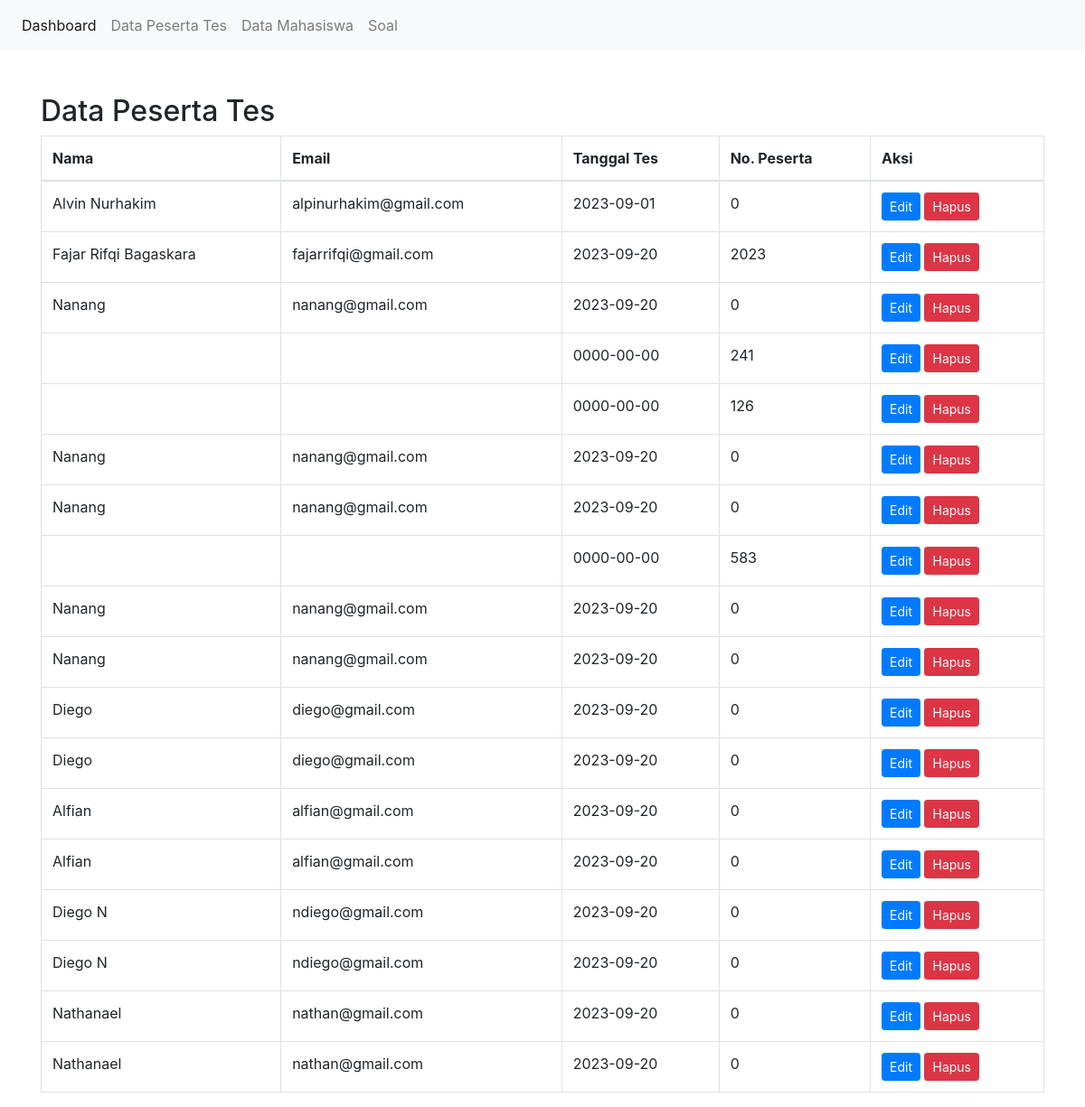
The page /data_peserta_tes.php (signed in) on the database its author committed.
### tables this page shows
CREATE TABLE `peserta_tes` (
  `id` int(11) NOT NULL,
  `nama` varchar(255) NOT NULL,
  `email` varchar(255) NOT NULL,
  `tanggal_tes` date NOT NULL,
  `no_peserta` int(11) NOT NULL
);

### data_peserta_tes.php (the view, shortened to what this page needs)
<?php
$koneksi = new mysqli("localhost", "root", "", "db_mahasiswa");
    $query = "SELECT id, nama, email, tanggal_tes, no_peserta FROM peserta_tes";
    $result = $koneksi->query($query);
    if ($result->num_rows > 0) {
        ?>
        <!DOCTYPE html>
        <html lang="en">
        <head>
            <link rel="stylesheet" href="https://maxcdn.bootstrapcdn.com/bootstrap/4.5.2/css/bootstrap.min.css">
        </head>
        <body>
        <nav class="navbar navbar-expand-lg navbar-light bg-light">
        <div class="collapse navbar-collapse" id="navbarNav">
            <ul class="navbar-nav">
                <li class="nav-item active">
                    <a class="nav-link" href="admin_dashboard.php">Dashboard</a>
                </li>
                <li class="nav-item">
                    <a class="nav-link" href="data_peserta_tes.php">Data Peserta Tes</a>
                </li>
                <li class="nav-item">
                    <a class="nav-link" href="data_maba.php">Data Mahasiswa</a>
                </li>
                <li class="nav-item">
                    <a class="nav-link" href="list_soal.php">Soal</a>
                </li>
            </ul>
        </div>
    </nav>
            <div class="container mt-5">
                <h2>Data Peserta Tes</h2>
                <table class="table table-bordered">
                    <thead>
                        <tr>
                            <th>Nama</th>
                            <th>Email</th>
                            <th>Tanggal Tes</th>
                            <th>No. Peserta</th>
                            <th>Aksi</th>
                        </tr>
                    </thead>
                    <tbody>
                        <?php
                        while ($row = $result->fetch_assoc()) {
                            echo "<tr>";
                            echo "<td>" . $row["nama"] . "</td>";
                            echo "<td>" . $row["email"] . "</td>";
                            echo "<td>" . $row["tanggal_tes"] . "</td>";
                            echo "<td>" . $row["no_peserta"] . "</td>";
                            echo "<td>";
                            echo "<a href='edit.php?id=" . $row["id"] . "' class='btn btn-primary btn-sm'>Edit</a>";
                            echo " <a href='delete.php?id=" . $row["id"] . "' class='btn btn-danger btn-sm' onclick='return confirm(\"Apakah Anda yakin ingin menghapus data ini?\")'>Hapus</a>";
                            echo "</td>";
                            echo "</tr>";
                        }
                        ?>
                    </tbody>
                </table>
            </div>
        </body>
        </html>
        <?php
    } else {
        echo "Tidak ada data peserta tes.";
    }
?>

### rows shown on the page
peserta_tes: nama "Alvin Nurhakim", email "alpinurhakim@gmail.com", tanggal_tes "2023-09-01", no_peserta "0"
peserta_tes: nama "Fajar Rifqi Bagaskara", email "fajarrifqi@gmail.com", tanggal_tes "2023-09-20", no_peserta "2023"
peserta_tes: nama "Nanang", email "nanang@gmail.com", tanggal_tes "2023-09-20", no_peserta "0"
peserta_tes: tanggal_tes "0000-00-00", no_peserta "241"
peserta_tes: tanggal_tes "0000-00-00", no_peserta "126"
peserta_tes: nama "Nanang", email "nanang@gmail.com", tanggal_tes "2023-09-20", no_peserta "0"
peserta_tes: nama "Nanang", email "nanang@gmail.com", tanggal_tes "2023-09-20", no_peserta "0"
peserta_tes: tanggal_tes "0000-00-00", no_peserta "583"
peserta_tes: nama "Nanang", email "nanang@gmail.com", tanggal_tes "2023-09-20", no_peserta "0"
peserta_tes: nama "Nanang", email "nanang@gmail.com", tanggal_tes "2023-09-20", no_peserta "0"
peserta_tes: nama "Diego", email "diego@gmail.com", tanggal_tes "2023-09-20", no_peserta "0"
peserta_tes: nama "Diego", email "diego@gmail.com", tanggal_tes "2023-09-20", no_peserta "0"
peserta_tes: nama "Alfian", email "alfian@gmail.com", tanggal_tes "2023-09-20", no_peserta "0"
peserta_tes: nama "Alfian", email "alfian@gmail.com", tanggal_tes "2023-09-20", no_peserta "0"
peserta_tes: nama "Diego N", email "ndiego@gmail.com", tanggal_tes "2023-09-20", no_peserta "0"
peserta_tes: nama "Diego N", email "ndiego@gmail.com", tanggal_tes "2023-09-20", no_peserta "0"
peserta_tes: nama "Nathanael", email "nathan@gmail.com", tanggal_tes "2023-09-20", no_peserta "0"
peserta_tes: nama "Nathanael", email "nathan@gmail.com", tanggal_tes "2023-09-20", no_peserta "0"
